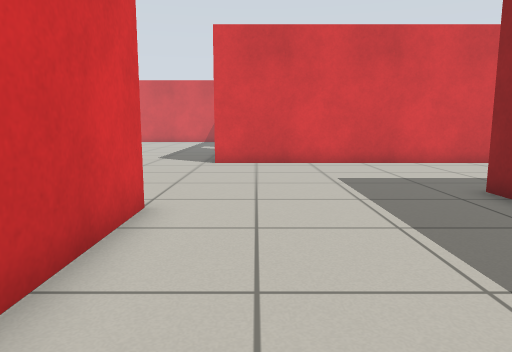
[1] (above)

20 first-person views from a walk through a robot-simulator world made for Gazebo. The camera is 0.72 m above the floor, tilts 8° down and sees 70° across. The floor is counted in squares, 0.5 m on a side. Each view is taken from the middle of a square. On the plan, view 1 faces up. The plan holds only what a view shows up to about 16 squares ahead; the rest is blank.

[2]
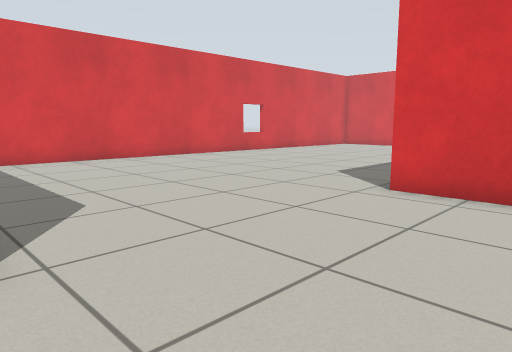

[3]
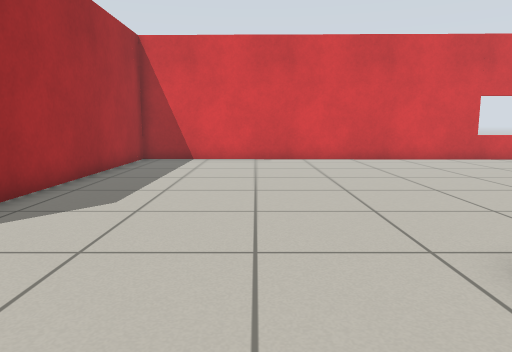

[4]
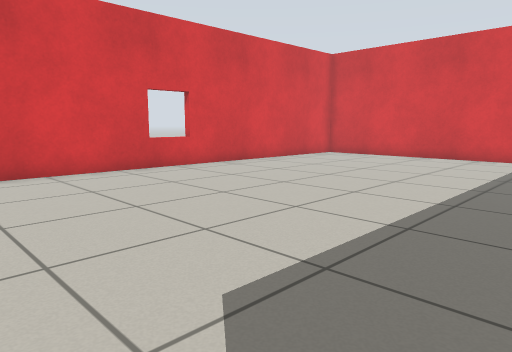

[5]
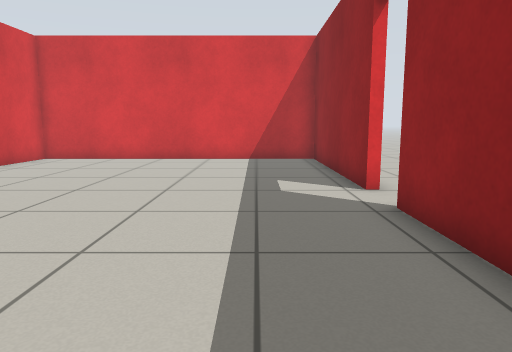

[6]
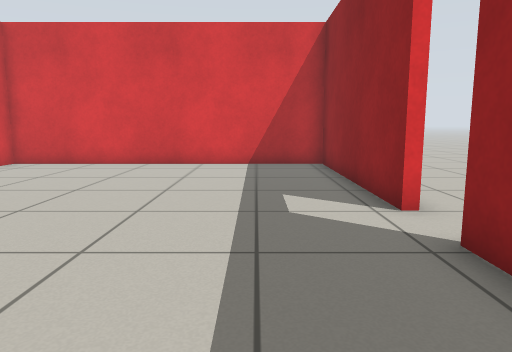

[7]
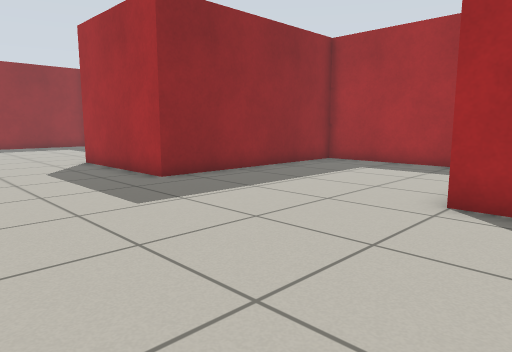

[8]
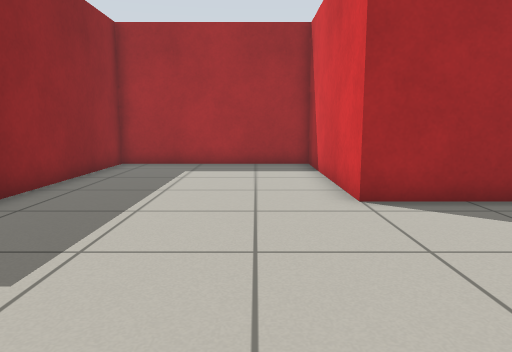

[9]
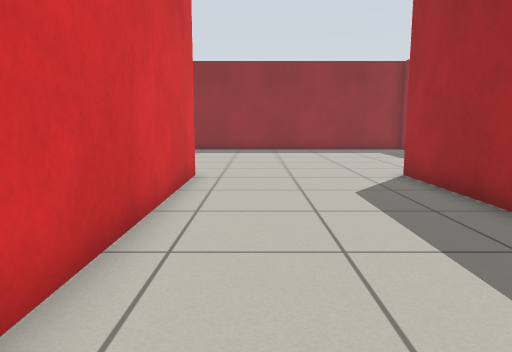

[10]
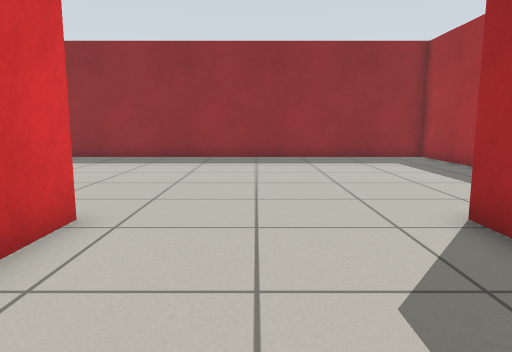

[11]
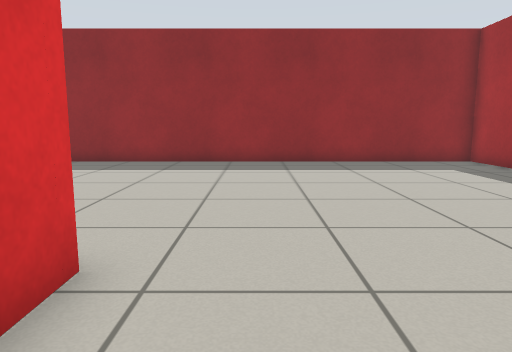

[12]
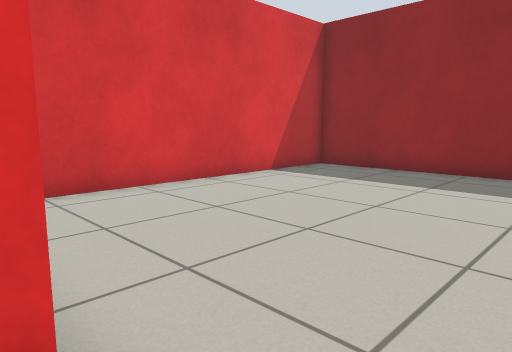

[13]
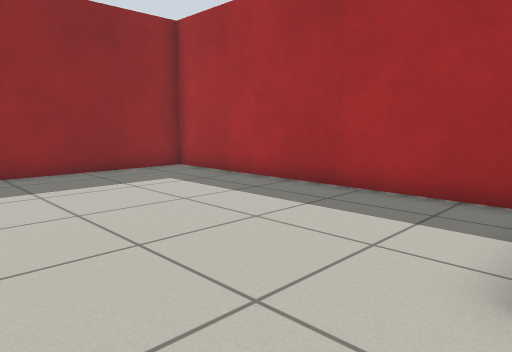

[14]
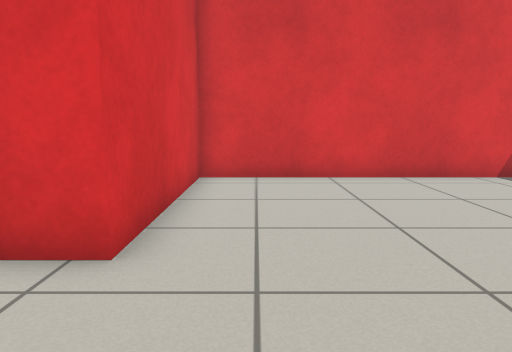

[15]
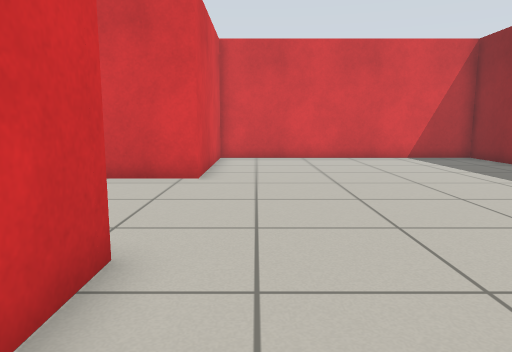

[16]
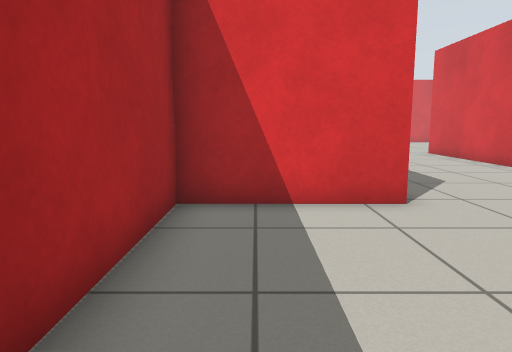

[17]
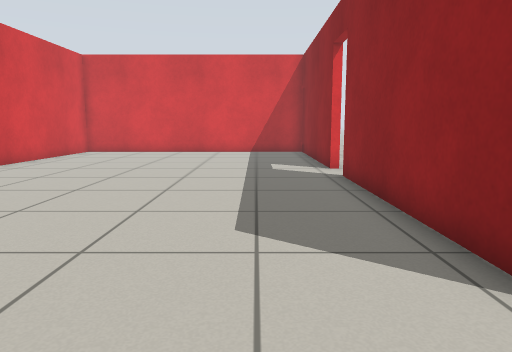

[18]
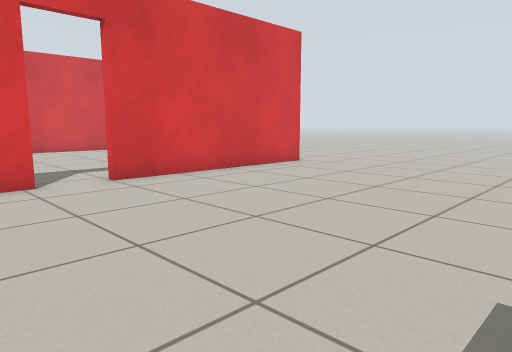

[19]
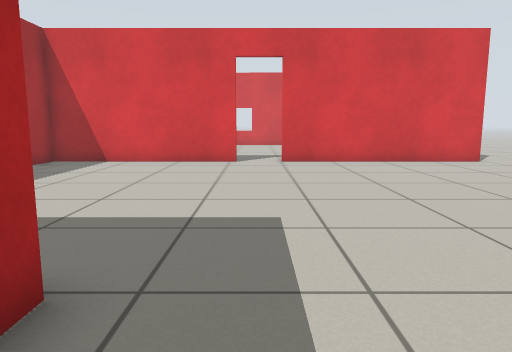

[20]
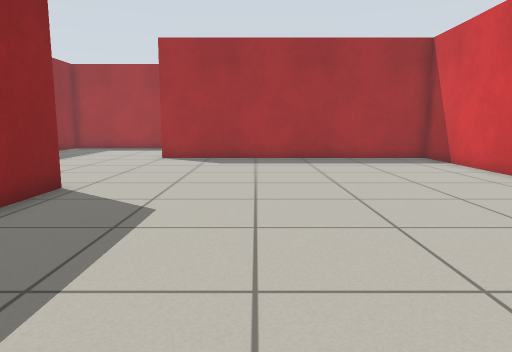

### Floor plan
Ten units are one square. View 1 is at (0, 0); x grows to the right and y downward. Boxes are objects, and circles mark ways between rooms. Rooms are numbered by the first view taken in them; rooms with no view inside come last. Other rooms are left out.
<svg viewBox="-138 -325 357 335">
<path fill="none" stroke="#000" d="M-15 -230 -15 -304 -129 -304 -133 -63 -19 -63 -19 5 49 5 49 -77 105 -77M105 -137 -15 -137 -15 -212M105 -77 105 -35 214 -35 214 -199 105 -199 105 -137M101 -203 108 -203M-12 -212 -12 -141 1 -141M-12 -309 -12 -230"/>
<circle cx="108" cy="-105" r="3" fill="#2a7"/>
<circle cx="-10" cy="-225" r="3" fill="#2a7"/>
<text x="-40" y="-150">1</text>
<text x="160" y="-120">2</text>
<text x="110" y="-240">3</text>
</svg>
Room 1 opens to room 2. Room 1 opens to room 3.

Where each view was taken, in squares from view 1:
view 1: 0 up, 0 right, facing up
view 2: 6 up, 2 right, facing up-left
view 3: 11 up, 2 right, facing left
view 4: 14 up, 2 left, facing up-left
view 5: 15 up, 4 left, facing up
view 6: 17 up, 4 left, facing up
view 7: 13 up, 4 left, facing down-right
view 8: 13 up, 0 right, facing down
view 9: 12 up, 0 right, facing right
view 10: 11 up, 5 right, facing right
view 11: 12 up, 7 right, facing right
view 12: 12 up, 10 right, facing up-right
view 13: 11 up, 10 right, facing down-right
view 14: 10 up, 12 right, facing up
view 15: 4 up, 12 right, facing up
view 16: 5 up, 17 right, facing left
view 17: 11 up, 4 left, facing up
view 18: 19 up, 8 right, facing up-left
view 19: 22 up, 13 right, facing left
view 20: 22 up, 6 left, facing down
